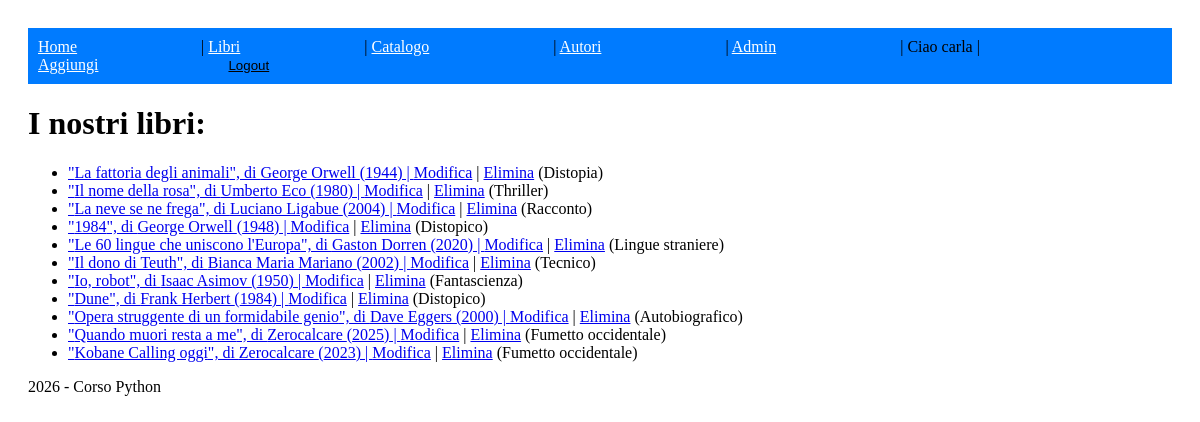
/libri/ (signed in), run on the app's committed database.
### biblioteca/models.py (models this page shows, shortened)
class Libro(models.Model):
    titolo = models.CharField(max_length=200)
    autore = models.CharField(max_length=100)
    anno = models.PositiveIntegerField()
    genere = models.CharField(max_length=100, null=True, blank=True)
    lingua_og = models.CharField(max_length=50, null=True, blank=True)

### biblioteca/views.py (the view)
# urls.py: path('libri/', views.lista_libri, name='lista'),
def lista_libri(request):
    libri = Libro.objects.all()
    return render(request, 'biblioteca/lista.html', {'libri': libri})

### biblioteca/templates/biblioteca/lista.html
{% extends 'base.html' %}
{% block content %}
    <h1>I nostri libri:</h1>
    <ul>
        {% for libro in libri %}
        <li>
            <a href="{% url 'dettaglio' id=forloop.counter0 %}">
                "{{ libro.titolo }}", di {{ libro.autore }} ({{ libro.anno }}) | <a href="{% url 'modifica' id=libro.id %}">Modifica</a> | <a href="{% url 'elimina' id=libro.id %}">Elimina</a>
            </a>
            {% if libro.genere %}
               ({{ libro.genere }})
            {% endif %}
        </li>
         {% empty %}
         <li>Nessun libro disponibile</li>
        {% endfor %}
    </ul>
{% endblock %}

### biblioteca/templates/base.html (shortened to what this page needs)
<!DOCTYPE html>
{% load static %}
<html lang="en">
<head>
    <link rel="stylesheet" href="{% static 'css/style.css' %}">
</head>
<body>
    <nav>
        <a href="{% url 'home' %}">Home</a> |
        <a href="{% url 'lista' %}">Libri</a> |
        <a href="{% url 'catalogo' %}">Catalogo</a> |
        <a href="{% url 'autori' %}">Autori</a> |
        <a href="{% url 'admin:index' %}">Admin</a> |
        {% if user.is_authenticated %}
        Ciao {{ user.username }} |
        <a href="{% url 'aggiungi' %}">Aggiungi</a>
        <form action="{% url 'logout' %}" method="post" style="display: inline;">
            <button type="submit" style="background: none; border: none; color: inherit; text-decoration: underline; cursor: pointer;">Logout</button>
        </form>
        {% else %}
            <a href="{% url 'login' %}">Login</a>
        {% endif %}
    </nav>
    {% block content %}{% endblock %}
    <footer>2026 - Corso Python</footer>
</body>
</html>

### static/css/style.css (style rules this page uses)
body { font-family: Cambria, Cochin, Georgia, Times, 'Times New Roman', serif; padding: 20px; }
nav { background: #007bff; padding: 10px; }
nav a { color: white; margin-right: 10vw; }

### data on the page
Libro: titolo "La fattoria degli animali", autore "George Orwell", anno "1944", genere "Distopia"
Libro: titolo "Il nome della rosa", autore "Umberto Eco", anno "1980", genere "Thriller"
Libro: titolo "La neve se ne frega", autore "Luciano Ligabue", anno "2004", genere "Racconto"
Libro: titolo "1984", autore "George Orwell", anno "1948", genere "Distopico"
Libro: titolo "Le 60 lingue che uniscono l'Europa", autore "Gaston Dorren", anno "2020", genere "Lingue straniere"
Libro: titolo "Il dono di Teuth", autore "Bianca Maria Mariano", anno "2002", genere "Tecnico"
Libro: titolo "Io, robot", autore "Isaac Asimov", anno "1950", genere "Fantascienza"
Libro: titolo "Dune", autore "Frank Herbert", anno "1984", genere "Distopico"
Libro: titolo "Opera struggente di un formidabile genio", autore "Dave Eggers", anno "2000", genere "Autobiografico"
Libro: titolo "Quando muori resta a me", autore "Zerocalcare", anno "2025", genere "Fumetto occidentale"
Libro: titolo "Kobane Calling oggi", autore "Zerocalcare", anno "2023", genere "Fumetto occidentale"

### other printed values
{{ user.username }} "carla"
